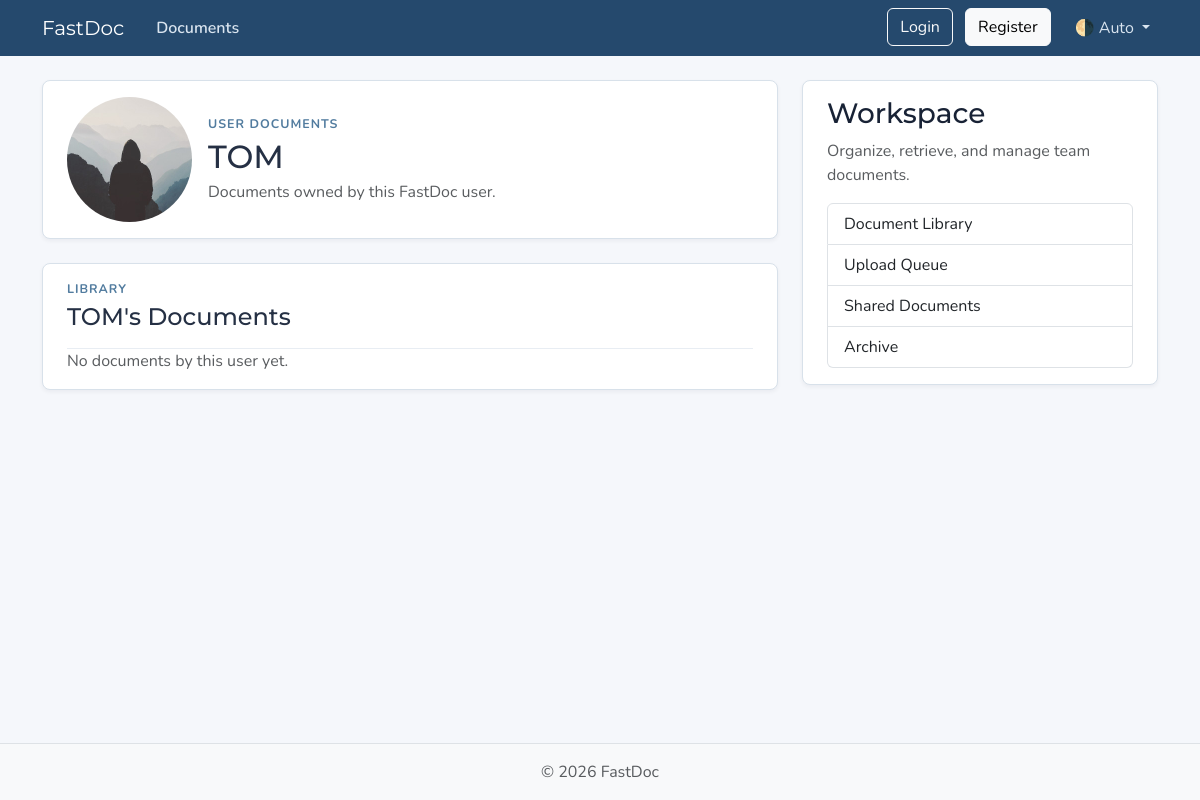
/users/1/documents, run on an earlier commit of the app's database.
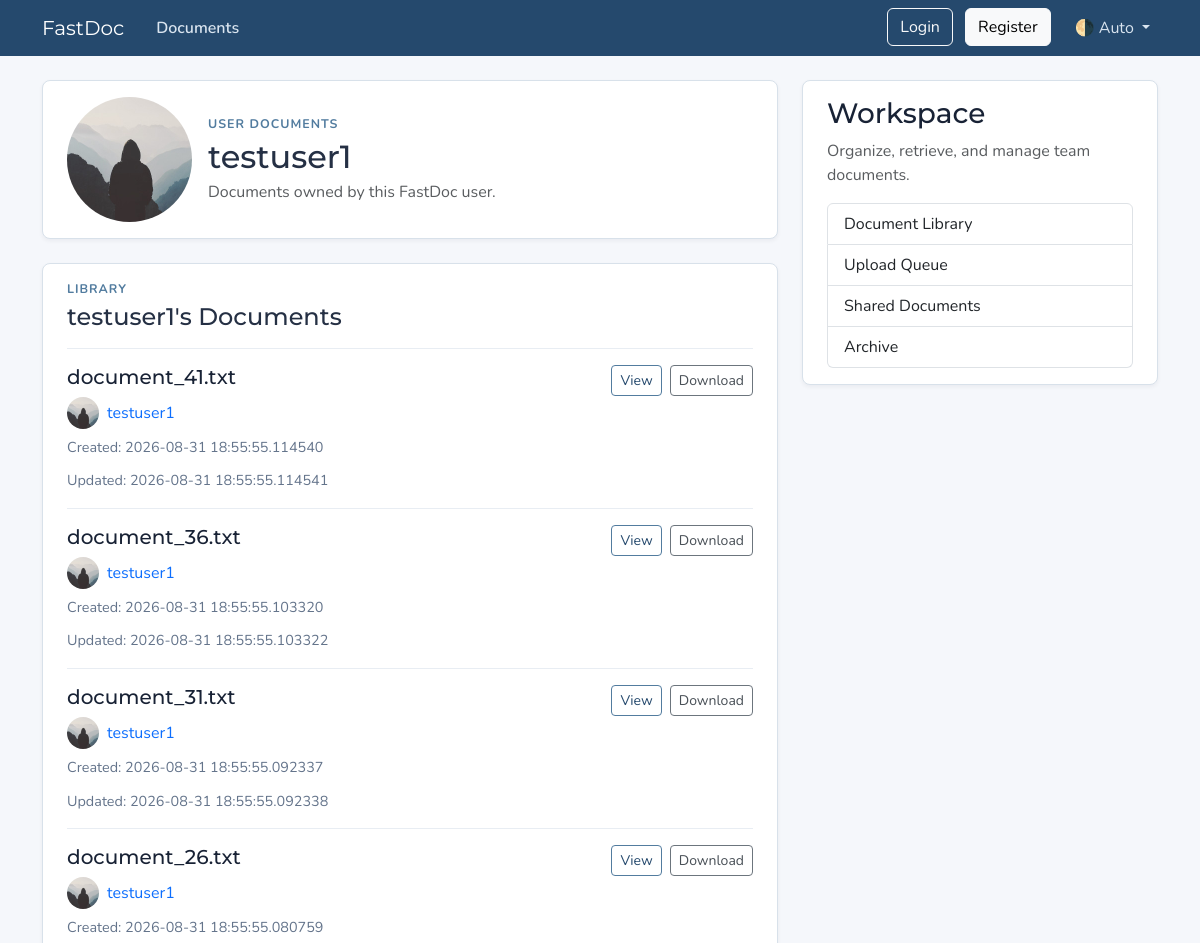
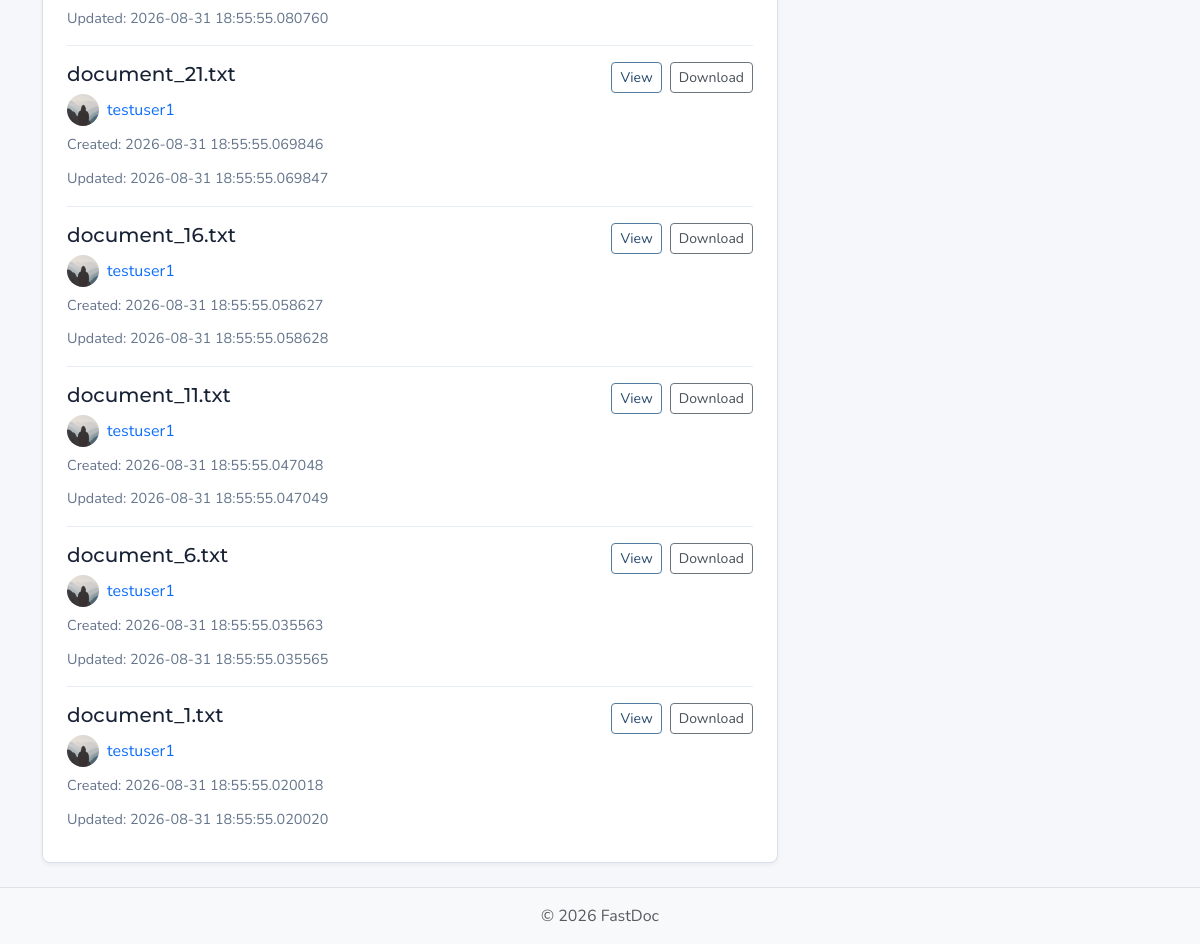
And on a later commit of the database (2 pictures, top to bottom).
### models.py (models this page shows, shortened)
class User(Base):
    __tablename__ = "users"
    id: Mapped[int] = mapped_column(Integer, primary_key=True, index=True)
    username: Mapped[str] = mapped_column(String(50), unique=True, nullable=False)
    email: Mapped[str] = mapped_column(String(120), unique=True, nullable=False)
    password_hash: Mapped[str] = mapped_column(String(200), nullable=False)
    image_file: Mapped[str | None] = mapped_column(
        String(200),
        nullable=True,
        default=None,
    )
    documents: Mapped[list[Document]] = relationship(
        back_populates="owner",
        cascade="all, delete-orphan",
    )
    reset_tokens: Mapped[list[PasswordResetToken]] = relationship(
        back_populates="user",
        cascade="all, delete-orphan",
    )

class Document(Base):
    __tablename__ = "documents"
    id: Mapped[int] = mapped_column(Integer, primary_key=True, index=True)
    name: Mapped[str] = mapped_column(String(100), nullable=False)
    file_path: Mapped[str] = mapped_column(String(300), nullable=False)
    file_type: Mapped[str] = mapped_column(String(20), nullable=False)
    file_size: Mapped[int] = mapped_column(Integer, nullable=False)
    date_created: Mapped[datetime] = mapped_column(
        DateTime(timezone=True),
        default=lambda: datetime.now(UTC),
    )
    date_updated: Mapped[datetime] = mapped_column(
        DateTime(timezone=True),
        default=lambda: datetime.now(UTC),
        onupdate=lambda: datetime.now(UTC),
    )
    folder_id: Mapped[int | None] = mapped_column(Integer, nullable=True, default=None)
    user_id: Mapped[int] = mapped_column(
        ForeignKey("users.id"),
        nullable=False,
        index=True,
    )
    owner: Mapped[User] = relationship(back_populates="documents")

### main.py (the view)
@app.get(
    "/users/{user_id}/documents",
    include_in_schema=False,
    name="user_documents",
)
async def user_documents_page(
    request: Request,
    user_id: int,
    db: Annotated[AsyncSession, Depends(get_db)],
):
    result = await db.execute(select(models.User).where(models.User.id == user_id))
    user = result.scalars().first()
    if not user:
        raise HTTPException(
            status_code=status.HTTP_404_NOT_FOUND,
            detail="User not found",
        )
    result = await db.execute(
        select(models.Document)
        .options(selectinload(models.Document.owner))
        .where(models.Document.user_id == user_id)
        .order_by(models.Document.date_updated.desc())
    )
    documents = result.scalars().all()
    return templates.TemplateResponse(
        request,
        "user_documents.html",
        {
            "documents": documents,
            "user": user,
            "title": f"{user.username}'s Documents",
        },
    )

### templates/user_documents.html
{% extends "layout.html" %}
{% block content %}
  <section class="content-section py-3 px-4 mb-4">
    <div class="d-flex align-items-center gap-3">
      <img class="rounded-circle account-img"
           src="{{ user.image_path }}"
           alt="{{ user.username }}'s profile picture"
           width="96"
           height="96"
           loading="lazy">
      <div>
        <p class="section-kicker mb-1">User Documents</p>
        <h1 class="h2 mb-1">{{ user.username }}</h1>
        <p class="text-body-secondary mb-0">Documents owned by this FastDoc user.</p>
      </div>
    </div>
  </section>
  <section class="content-section py-3 px-4 mb-4">
    <div class="d-flex flex-wrap align-items-center justify-content-between gap-2 mb-3">
      <div>
        <p class="section-kicker mb-1">Library</p>
        <h2 class="h4 mb-0">{{ user.username }}'s Documents</h2>
      </div>
    </div>
    <div class="document-list">
      {% for document in documents %}
        <article class="document-item py-3">
          <div class="d-flex flex-column flex-lg-row gap-3 justify-content-between">
            <div>
              <div class="d-flex flex-wrap align-items-center gap-2 mb-2">
                <h3 class="h5 mb-0">
                  <a class="document-title"
                     href="{{ url_for("doc_page", doc_id=document.id) }}">{{ document.name }}</a>
                </h3>
              </div>
              <div class="d-flex align-items-center gap-2 mb-2">
                <img class="rounded-circle document-owner-img"
                     src="{{ document.owner.image_path }}"
                     alt="{{ document.owner.username }}'s profile picture"
                     width="32"
                     height="32"
                     loading="lazy">
                <a class="document-owner-link"
                   href="{{ url_for("user_documents", user_id=document.owner.id) }}">{{ document.owner.username }}</a>
              </div>
              <div class="document-meta">
                <span>Created: {{ document.date_created }}</span>
                <span>Updated: {{ document.date_updated }}</span>
              </div>
            </div>
            <div class="document-actions d-flex flex-wrap gap-2 align-self-start">
              <a class="btn btn-outline-primary btn-sm"
                 href="{{ url_for("doc_page", doc_id=document.id) }}">View</a>
              <a class="btn btn-outline-secondary btn-sm" href="#">Download</a>
            </div>
          </div>
        </article>
      {% else %}
        <p class="text-body-secondary mb-0">No documents by this user yet.</p>
      {% endfor %}
    </div>
  </section>
{% endblock content %}

What changed in the data, as far as the page shows it:
changed User: username "TOM" → "testuser1"
added Document: name "document_41.txt", owner.username "testuser1", date_created "2026-08-31 18:55:55.114540", date_updated "2026-08-31 18:55:55.114541"
added Document: name "document_36.txt", owner.username "testuser1", date_created "2026-08-31 18:55:55.103320", date_updated "2026-08-31 18:55:55.103322"
added Document: name "document_31.txt", owner.username "testuser1", date_created "2026-08-31 18:55:55.092337", date_updated "2026-08-31 18:55:55.092338"
added Document: name "document_26.txt", owner.username "testuser1", date_created "2026-08-31 18:55:55.080759", date_updated "2026-08-31 18:55:55.080760"
added Document: name "document_21.txt", owner.username "testuser1", date_created "2026-08-31 18:55:55.069846", date_updated "2026-08-31 18:55:55.069847"
added Document: name "document_16.txt", owner.username "testuser1", date_created "2026-08-31 18:55:55.058627", date_updated "2026-08-31 18:55:55.058628"
added Document: name "document_11.txt", owner.username "testuser1", date_created "2026-08-31 18:55:55.047048", date_updated "2026-08-31 18:55:55.047049"
added Document: name "document_6.txt", owner.username "testuser1", date_created "2026-08-31 18:55:55.035563", date_updated "2026-08-31 18:55:55.035565"
now on this page (row edited): Document: name "document_1.txt", owner.username "testuser1", date_created "2026-08-31 18:55:55.020018", date_updated "2026-08-31 18:55:55.020020"
Also different on the page:
text no longer shown: "No documents by this user yet."
